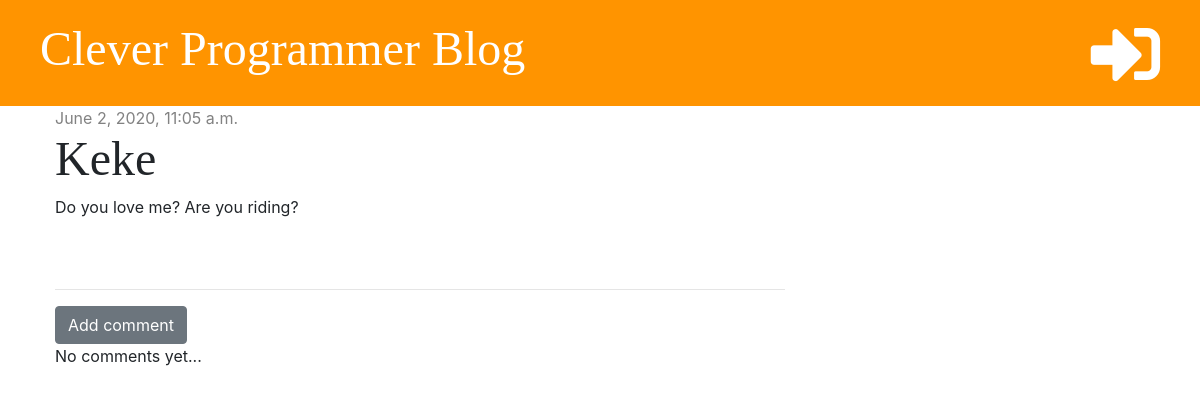
Page /post/6/ on the committed database.
### blog/models.py (models this page shows, shortened)
class Post(models.Model):
    author = models.ForeignKey('auth.User', on_delete=models.CASCADE)
    title = models.CharField(max_length=200)
    text = models.TextField()
    created_date = models.DateTimeField(default=timezone.now())
    published_date = models.DateTimeField(blank=True, null=True)

### blog/views.py (the view)
# urls.py: path('post/<int:pk>/', views.post_detail, name='post_detail'),
def post_detail(request, pk):
    post = get_object_or_404(Post, pk=pk)
    stuff_for_frontend = {'post': post}
    return render(request, 'blog/post_detail.html', stuff_for_frontend)

### blog/templates/blog/post_detail.html (shortened to what this page needs)
{% extends 'blog/base.html' %}
{% block content %}
    <div class="post">
        {% if post.published_date %}
            <div class="date">
                {{ post.published_date }}
            </div>
        {% else %}
            <a href="{%  url 'post_publish' pk=post.pk %}" class="btn btn-primary">Publish</a>
        {% endif %}
        <h1>{{ post.title }}</h1>
        <p>{{ post.text | linebreaksbr }}</p>
    </div>
    <hr>
    <a href="{% url 'add_comment_to_post' pk=post.pk %}" class="btn btn-secondary">Add comment</a>
    {% for comment in post.comments.all %}
        <div class="comment">
            <div class="date">
                {{ comment.created_date }}
            </div>
            <a href="{% url 'comment_remove' pk=comment.pk %}"><i class="far fa-trash-alt"></i></a>
            <strong>{{ comment.author }}</strong>
            <p>{{ comment.text }}</p>
        </div>
        {% empty %}
            <p>No comments yet...</p>
    {% endfor %}
{% endblock %}

### blog/static/css/blog.css (style rules this page uses)
h1, h2, h3, h4 { font-family: 'Tangerine', 'Inconsolata', 'Droid Sans', serif; font-size: 48px; }
.date { color: #828282; }
.post { margin-bottom: 70px; }

### rows in the picture
Post: published_date "June 2, 2020, 11:05 a.m.", title "Keke", text "Do you love me? Are you riding?"
